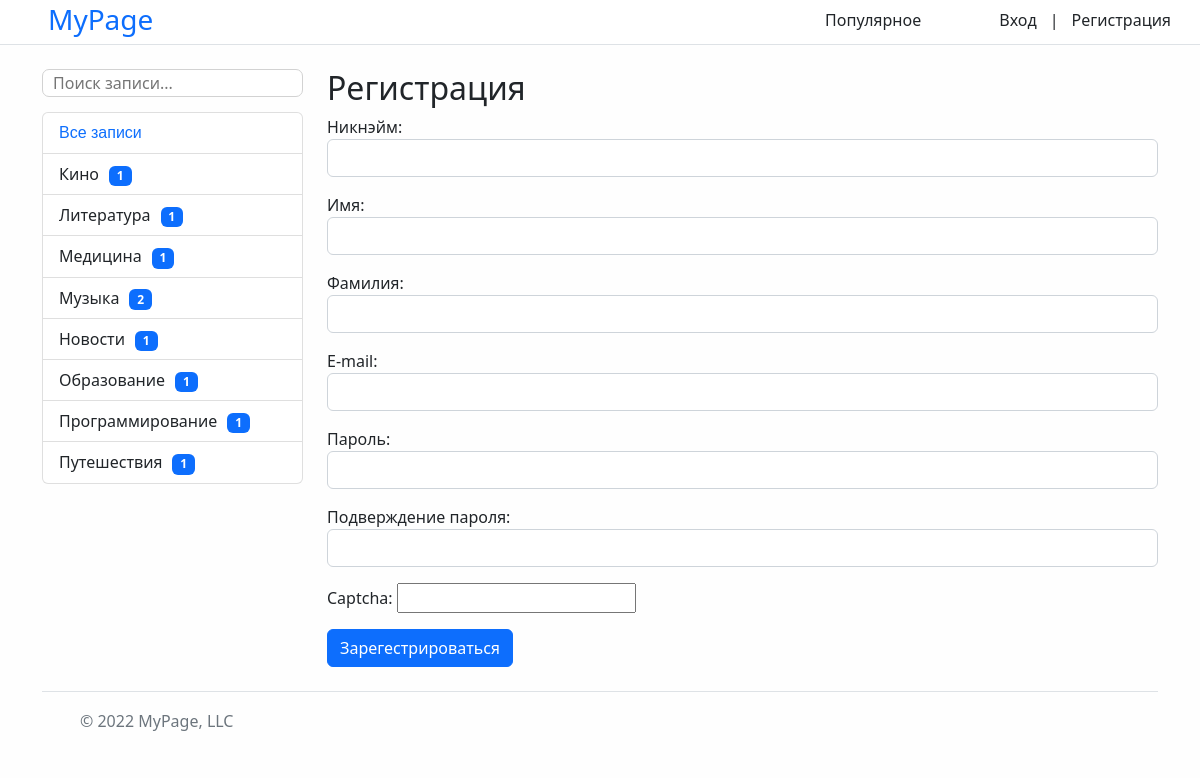
Screenshot of /register/ with the database file from the repository.
### news/models.py (models this page shows, shortened)
class Category(models.Model):
    title = models.CharField(max_length=150, db_index=True, verbose_name='Наименование категории')
    class Meta:
        verbose_name = 'Категория'
        verbose_name_plural = 'Категории'
        ordering = ['title']

### news/views.py (the view)
# urls.py: path('register/', register, name='register'),  # Регистрация
def register(request):
    if request.method == 'POST':
        form = UserRegisterForm(request.POST)
        if form.is_valid():
            user = form.save()
            login(request, user)
            messages.success(request, 'Вы успешно зарегистрировались')
            return redirect('home')
        else:
            messages.error(request, 'Ошибка регистрации')
    else:
        form = UserRegisterForm()
    context = {'form': form, 'categories': Category.objects.annotate(cnt=Count('news', filter=F('news__is_published'))).filter(cnt__gt=0).order_by('title')}
    return render(request, 'news/register.html', context)

### news/forms.py
class UserRegisterForm(UserCreationForm):
    first_name = forms.CharField(label='Имя', widget=forms.TextInput(attrs={'class': 'form-control'}))
    last_name = forms.CharField(label='Фамилия', widget=forms.TextInput(attrs={'class': 'form-control'}))
    username = forms.CharField(label='Никнэйм', widget=forms.TextInput(attrs={'class': 'form-control'}))
    password1 = forms.CharField(label='Пароль', widget=forms.PasswordInput(attrs={'class': 'form-control'}))
    password2 = forms.CharField(label='Подверждение пароля', widget=forms.PasswordInput(attrs={'class': 'form-control'}))
    email = forms.EmailField(label='E-mail', widget=forms.EmailInput(attrs={'class': 'form-control'}))
    captcha = CaptchaField(label='')
    class Meta:
        model = User
        fields = ('username', 'first_name', 'last_name', 'email', 'password1', 'password2', 'captcha')

### news/templates/news/register.html (shortened to what this page needs)
{% extends 'base.html' %}
{% block sidebar %}
    {% include 'include/_sidebar.html' %}
{% endblock %}
{% block content %}
    {% if request.user.is_authenticated %}
        <main class="container">
          <div class="bg-light p-5 rounded">
              <center>
                  <h2>Вы уже на сайте :)</h2>
                  <p class="lead">Приятного чтения, дорогой пользователь!</p>
              </center>
          </div>
        </main>
    {% else %}
        <h2>Регистрация</h2>
        <form method="post">
            {{ form.as_p }}
            <button type="submit" class="btn btn-primary btn-block">Зарегестрироваться</button>
        </form>
    {% endif %}
{% endblock %}

### templates/include/_sidebar.html
<form style="margin-bottom: 15px; " action="{% url 'search' %}" method="get">
    <input  style="width: 100%; border-radius: 7px; border: 1px solid #d2d2d2; padding-left: 10px;" type="text" name="s" placeholder="Поиск записи...">
</form>
<div class="list-group">
    <a href="{% url 'home' %}" style="color: #0e6ffd; font-family: Verdana, Helvetica, Arial, sans-serif;" class="list-group-item list-group-item-action">Все записи</a>
    {% for item in categories %}
        <a href="{% url 'category' item.pk %}" class="list-group-item list-group-item-action">{{ item.title }}<span style="margin-left: 10px;" class="badge bg-primary">{{ item.cnt }}</span></a>
    {% endfor %}
</div>

### mysite/static/css/style.css (style rules this page uses)
body { background-color: #fefefe; }

### rows the page displays
Category: title "Кино", cnt "1"
Category: title "Литература", cnt "1"
Category: title "Медицина", cnt "1"
Category: title "Музыка", cnt "2"
Category: title "Новости", cnt "1"
Category: title "Образование", cnt "1"
Category: title "Программирование", cnt "1"
Category: title "Путешествия", cnt "1"
